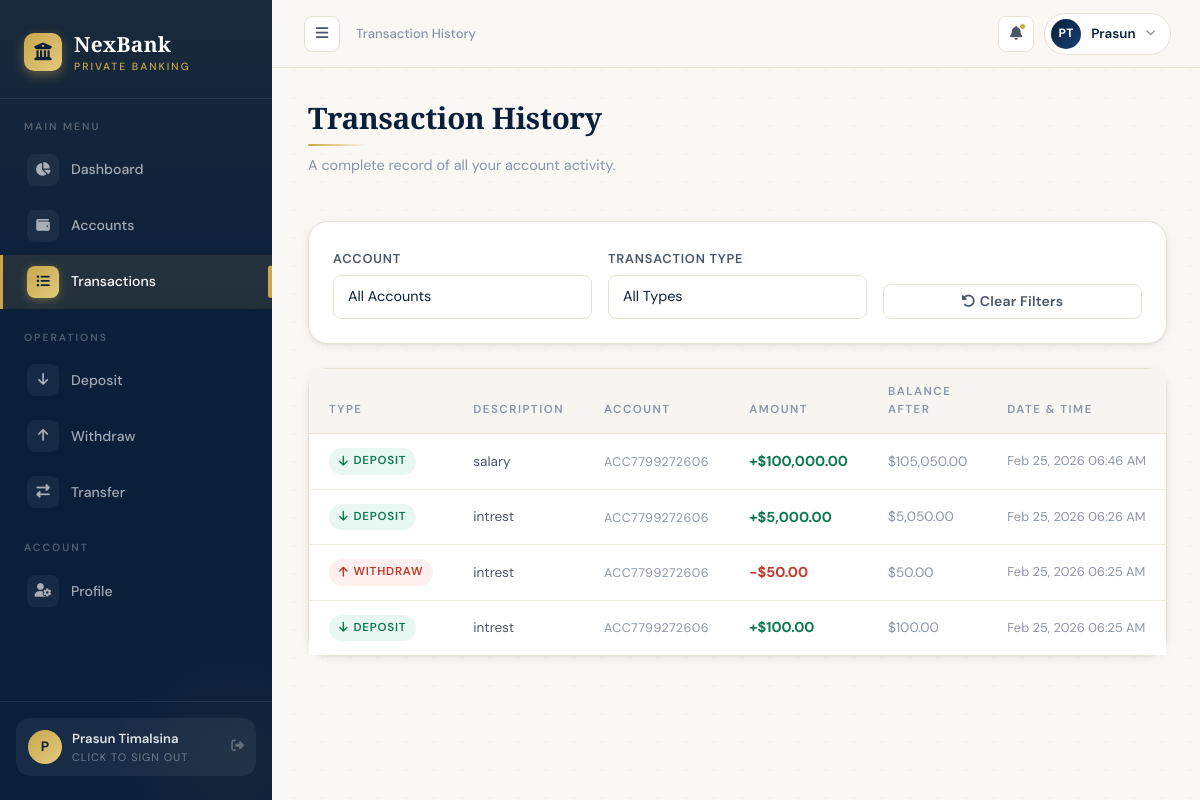
The page /transactions (signed in) on the database its author committed.
### tables this page shows
CREATE TABLE users (
            id INTEGER PRIMARY KEY AUTOINCREMENT,
            full_name TEXT NOT NULL,
            email TEXT UNIQUE NOT NULL,
            phone TEXT,
            password_hash TEXT NOT NULL,
            created_at TEXT DEFAULT (datetime('now'))
        );

CREATE TABLE transactions (
            id INTEGER PRIMARY KEY AUTOINCREMENT,
            account_id INTEGER NOT NULL,
            type TEXT NOT NULL,
            amount REAL NOT NULL,
            description TEXT,
            recipient_account TEXT,
            balance_after REAL NOT NULL,
            created_at TEXT DEFAULT (datetime('now')),
            FOREIGN KEY (account_id) REFERENCES accounts(id) ON DELETE CASCADE
        );

CREATE TABLE accounts (
            id INTEGER PRIMARY KEY AUTOINCREMENT,
            account_number TEXT UNIQUE NOT NULL,
            account_type TEXT NOT NULL,
            balance REAL DEFAULT 0.0,
            user_id INTEGER NOT NULL,
            created_at TEXT DEFAULT (datetime('now')),
            FOREIGN KEY (user_id) REFERENCES users(id) ON DELETE CASCADE
        );

### app.py (the view, shortened to what this page needs)
@app.route('/transactions')
@login_required
def transactions():
    db = get_db()
    user = db.execute('SELECT * FROM users WHERE id=?', (session['user_id'],)).fetchone()
    accts = db.execute('SELECT * FROM accounts WHERE user_id=?', (session['user_id'],)).fetchall()
    account_filter = request.args.get('account_id', type=int)
    type_filter = request.args.get('type', '')
    page = request.args.get('page', 1, type=int)
    per_page = 10
    where = ['a.user_id = ?']
    params = [session['user_id']]
    if account_filter:
        where.append('t.account_id = ?')
        params.append(account_filter)
    if type_filter:
        where.append('t.type = ?')
        params.append(type_filter)
    where_str = ' AND '.join(where)
    total = db.execute(f'SELECT COUNT(*) FROM transactions t JOIN accounts a ON t.account_id=a.id WHERE {where_str}',
                       params).fetchone()[0]
    offset = (page - 1) * per_page
    txns_raw = db.execute(f'''
        SELECT t.*, a.account_number as acct_num FROM transactions t
        JOIN accounts a ON t.account_id = a.id
        WHERE {where_str}
        ORDER BY t.created_at DESC
        LIMIT ? OFFSET ?
    ''', params + [per_page, offset]).fetchall()
    total_pages = max(1, (total + per_page - 1) // per_page)
    class Pagination:
        def __init__(self):
            self.items = txns_raw
            self.total = total
            self.page = page
            self.pages = total_pages
            self.has_prev = page > 1
            self.has_next = page < total_pages
            self.prev_num = page - 1
            self.next_num = page + 1
    return render_template('transactions.html', user=user, txns=Pagination(),
                           accounts=accts, account_filter=account_filter, type_filter=type_filter)

### app.py (called while the page is built)
def get_db():
    if 'db' not in g:
        g.db = sqlite3.connect(DATABASE, detect_types=sqlite3.PARSE_DECLTYPES)
        g.db.row_factory = sqlite3.Row
        g.db.execute('PRAGMA foreign_keys = ON')
    return g.db

def login_required(f):
    @wraps(f)
    def decorated(*args, **kwargs):
        if 'user_id' not in session:
            flash('Please log in to access this page.', 'warning')
            return redirect(url_for('login'))
        return f(*args, **kwargs)
    return decorated

@app.template_filter('dateformat')
def dateformat(value, fmt='%b %d, %Y'):
    if not value:
        return ''
    if isinstance(value, str):
        try:
            from datetime import datetime
            value = datetime.fromisoformat(value)
        except:
            return value
    return value.strftime(fmt)

@app.context_processor
def inject_now():
    return {'now': datetime.utcnow}

### templates/transactions.html (shortened to what this page needs)
{% extends 'base.html' %}
{% block breadcrumb %}Transaction History{% endblock %}
{% block content %}
<div class="page-header d-flex justify-content-between align-items-start flex-wrap gap-3">
  <div>
    <h2>Transaction History</h2>
    <hr class="gold-rule">
    <p class="mt-2">A complete record of all your account activity.</p>
  </div>
</div>
<div class="card mb-4">
  <div class="card-body p-4">
    <form method="GET" class="row g-3 align-items-end">
      <div class="col-md-4">
        <label class="form-label">Account</label>
        <select name="account_id" class="form-select" onchange="this.form.submit()">
          <option value="">All Accounts</option>
        </select>
      </div>
      <div class="col-md-4">
        <label class="form-label">Transaction Type</label>
        <select name="type" class="form-select" onchange="this.form.submit()">
          <option value="">All Types</option>
        </select>
      </div>
      <div class="col-md-4">
        <a href="{{ url_for('transactions') }}" class="btn btn-outline-secondary w-100">
          <i class="fas fa-rotate-left me-1"></i>Clear Filters
        </a>
      </div>
    </form>
  </div>
</div>
<div class="card">
  <div class="card-body p-0">
    <div class="table-responsive">
      <table class="table mb-0">
        <thead>
          <tr>
            <th class="ps-4">Type</th>
            <th>Description</th>
            <th>Account</th>
            <th>Amount</th>
            <th>Balance After</th>
            <th class="pe-4">Date & Time</th>
          </tr>
        </thead>
        <tbody>
          {% for txn in txns.items %}
          <tr>
            <td class="ps-4">
              <span class="txn-badge {{ txn['type'] }}">
                <i class="fas {{ 'fa-arrow-down' if txn['type'] == 'deposit' else 'fa-arrow-up' if txn['type'] == 'withdraw' else 'fa-right-left' }}"></i>
                {{ txn['type']|capitalize }}
              </span>
            </td>
            <td>
              <div style="font-size:0.85rem;color:var(--text-secondary);">{{ txn['description'] or '&mdash;' }}</div>
            </td>
            <td><span class="font-monospace" style="font-size:0.78rem;color:var(--text-muted);">{{ txn['acct_num'] }}</span></td>
            <td>
              <span style="font-weight:700;font-size:0.9rem;color:{{ 'var(--success)' if txn['type'] == 'deposit' else 'var(--danger)' }};">
                {{ '+' if txn['type'] == 'deposit' else '-' }}${{ '{:,.2f}'.format(txn['amount']) }}
              </span>
            </td>
            <td style="font-size:0.85rem;color:var(--text-muted);">${{ '{:,.2f}'.format(txn['balance_after']) }}</td>
            <td class="pe-4" style="font-size:0.8rem;color:var(--text-muted);white-space:nowrap;">{{ txn['created_at']|dateformat('%b %d, %Y %I:%M %p') }}</td>
          </tr>
          {% endfor %}
        </tbody>
      </table>
    </div>
  </div>
</div>
{% endblock %}

### templates/base.html (shortened to what this page needs)
<!DOCTYPE html>
<html lang="en">
<head>
  <link href="https://cdn.jsdelivr.net/npm/bootstrap@5.3.2/dist/css/bootstrap.min.css" rel="stylesheet">
  <link href="https://cdnjs.cloudflare.com/ajax/libs/font-awesome/6.5.0/css/all.min.css" rel="stylesheet">
  <link rel="stylesheet" href="{{ url_for('static', filename='css/style.css') }}">
</head>
<body>
{% if session.user_id %}
<div class="d-flex" id="wrapper">
  <nav id="sidebar">
    <div class="sidebar-brand">
      <div class="sidebar-brand-inner">
        <div class="sidebar-logo-icon"><i class="fas fa-university"></i></div>
        <div>
          <div class="sidebar-brand-text">NexBank</div>
          <div class="sidebar-brand-sub">Private Banking</div>
        </div>
      </div>
    </div>
    <div class="nav-section-label">Main Menu</div>
    <ul class="nav flex-column">
      <li class="nav-item"><a class="nav-link {% if request.endpoint == 'dashboard' %}active{% endif %}" href="{{ url_for('dashboard') }}"><span class="nav-icon"><i class="fas fa-chart-pie"></i></span>Dashboard</a></li>
      <li class="nav-item"><a class="nav-link {% if request.endpoint == 'accounts' %}active{% endif %}" href="{{ url_for('accounts') }}"><span class="nav-icon"><i class="fas fa-wallet"></i></span>Accounts</a></li>
      <li class="nav-item"><a class="nav-link {% if request.endpoint == 'transactions' %}active{% endif %}" href="{{ url_for('transactions') }}"><span class="nav-icon"><i class="fas fa-list-ul"></i></span>Transactions</a></li>
    </ul>
    <div class="nav-section-label">Operations</div>
    <ul class="nav flex-column">
      <li class="nav-item"><a class="nav-link {% if request.endpoint == 'deposit' %}active{% endif %}" href="{{ url_for('deposit') }}"><span class="nav-icon"><i class="fas fa-arrow-down"></i></span>Deposit</a></li>
      <li class="nav-item"><a class="nav-link {% if request.endpoint == 'withdraw' %}active{% endif %}" href="{{ url_for('withdraw') }}"><span class="nav-icon"><i class="fas fa-arrow-up"></i></span>Withdraw</a></li>
      <li class="nav-item"><a class="nav-link {% if request.endpoint == 'transfer' %}active{% endif %}" href="{{ url_for('transfer') }}"><span class="nav-icon"><i class="fas fa-right-left"></i></span>Transfer</a></li>
    </ul>
    <div class="nav-section-label">Account</div>
    <ul class="nav flex-column">
      <li class="nav-item"><a class="nav-link {% if request.endpoint == 'profile' %}active{% endif %}" href="{{ url_for('profile') }}"><span class="nav-icon"><i class="fas fa-user-gear"></i></span>Profile</a></li>
    </ul>
    <div class="sidebar-footer">
      <a href="{{ url_for('logout') }}" class="sidebar-user-card text-decoration-none">
        <div class="sidebar-user-avatar">{{ session.user_name[0]|upper }}</div>
        <div class="overflow-hidden flex-grow-1">
          <div class="sidebar-user-name">{{ session.user_name }}</div>
          <div class="sidebar-user-role">Click to Sign Out</div>
        </div>
        <i class="fas fa-right-from-bracket" style="color:rgba(255,255,255,0.3);font-size:0.8rem;flex-shrink:0;"></i>
      </a>
    </div>
  </nav>
  <div id="page-content">
    <div class="top-bar">
      <div class="d-flex align-items-center gap-3">
        <button class="sidebar-toggle-btn" id="sidebarToggle"><i class="fas fa-bars"></i></button>
        <span class="top-bar-breadcrumb d-none d-md-block">{% block breadcrumb %}Overview{% endblock %}</span>
      </div>
      <div class="top-bar-actions">
        <div class="top-bar-notification"><i class="fas fa-bell"></i><span class="notif-dot"></span></div>
        <div class="dropdown">
          <div class="top-bar-user" data-bs-toggle="dropdown" style="cursor:pointer;">
            <div class="top-bar-avatar">{{ session.user_name[0]|upper }}{% if session.user_name.split()|length > 1 %}{{ session.user_name.split()[-1][0]|upper }}{% endif %}</div>
            <span class="top-bar-username d-none d-sm-block">{{ session.user_name.split()[0] }}</span>
            <i class="fas fa-chevron-down d-none d-sm-block" style="font-size:0.65rem;color:var(--text-muted);"></i>
          </div>
        </div>
      </div>
    </div>
    <main class="p-4">
      {% block content %}{% endblock %}
    </main>
  </div>
</div>
{% endif %}
</body>
</html>

### rows shown on the page
users: user_name "Prasun Timalsina"
transactions: type "DEPOSIT", description "salary", acct_num "ACC7799272606", type "+", amount "100,000.00", balance_after "105,050.00", created_at "Feb 25, 2026 06:46 AM"
transactions: type "DEPOSIT", description "intrest", acct_num "ACC7799272606", type "+", amount "5,000.00", balance_after "5,050.00", created_at "Feb 25, 2026 06:26 AM"
transactions: type "WITHDRAW", description "intrest", acct_num "ACC7799272606", type "-", amount "50.00", balance_after "50.00", created_at "Feb 25, 2026 06:25 AM"
transactions: type "DEPOSIT", description "intrest", acct_num "ACC7799272606", type "+", amount "100.00", balance_after "100.00", created_at "Feb 25, 2026 06:25 AM"

### other values the page prints
{{ session.user_name[0]|upper }} "P"
{{ session.user_name.split()[-1][0]|upper }} "T"
{{ session.user_name.split()[0] }} "Prasun"
